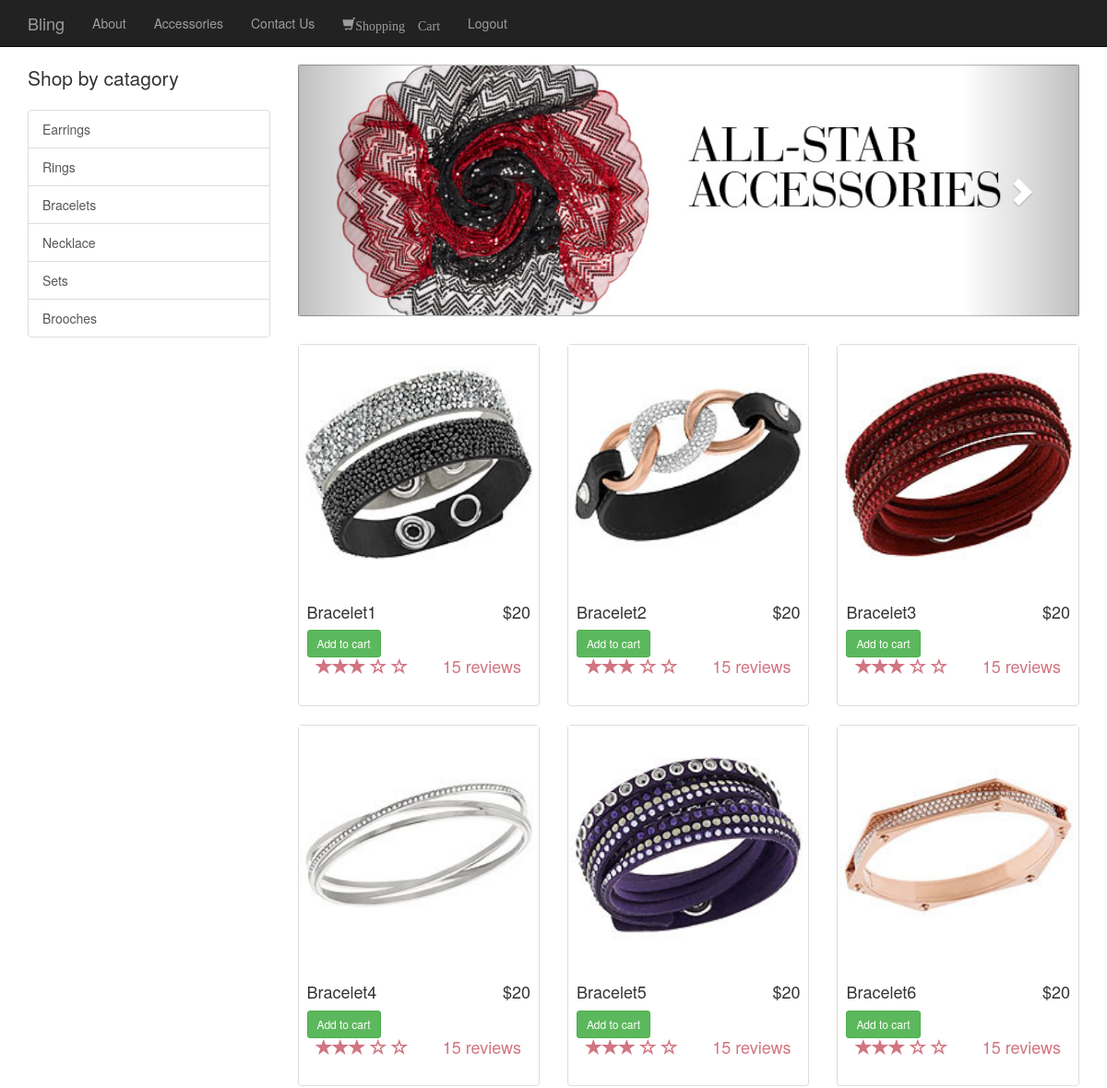
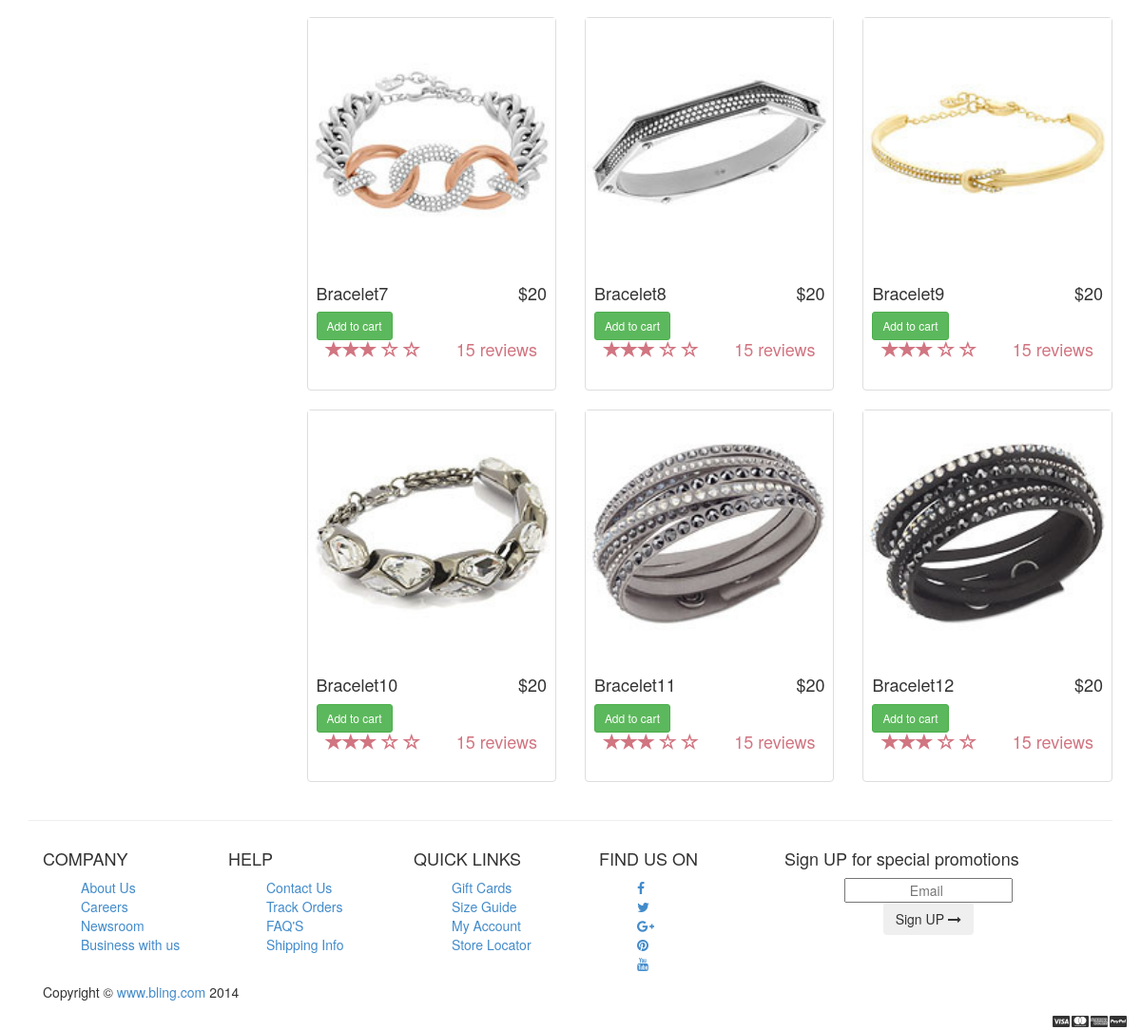
The page /bracelet.php on the database its author committed (2 pictures, top to bottom).
### tables this page shows
CREATE TABLE `accessories` (
  `id` int(11) NOT NULL AUTO_INCREMENT,
  `catagoryid` varchar(45) DEFAULT NULL,
  `name` varchar(45) DEFAULT NULL,
  `price` varchar(45) DEFAULT NULL,
  `description` varchar(45) DEFAULT NULL,
  `quantity` varchar(45) DEFAULT NULL,
  `reviews` int(11) DEFAULT NULL,
  `imgpath` varchar(100) DEFAULT NULL,
  PRIMARY KEY (`id`)
);

### bracelet.php (the view, shortened to what this page needs)
<!DOCTYPE html>
<html lang="en">
<head>
	<link rel="stylesheet" type="text/css" href="css/style.css">
    <link href="css/bootstrap.min.css" rel="stylesheet">
    <link href="css/shop-homepage.css" rel="stylesheet">
</head>
<body>
    <nav class="navbar navbar-inverse navbar-fixed-top" role="navigation">
        <div class="container">
            <div class="navbar-header">
                <a class="navbar-brand" href="home.php">Bling</a>
            </div>
            <div class="collapse navbar-collapse" id="bs-example-navbar-collapse-1">
                <ul class="nav navbar-nav">
						<li>
							<a href="about.php">About</a>
						</li>
						<li>
							<a href="accessories.php">Accessories</a>
						</li>
						<li>
							<a href="contact.php">Contact Us</a>
						</li>
						<li>
							<a href="cart.php" class="glyphicon glyphicon-shopping-cart">Shopping Cart</a>
						</li>
						<li>
							<a href="logout.php">Logout</a>
						</li>
					</ul>
            </div>
        </div>
    </nav>
    <div class="container">
        <div class="row">
            <div class="col-md-3">
                <p class="lead">Shop by catagory</p>
                <div class="list-group">
					<a href="earrings.php" class="list-group-item">Earrings</a>
					<a href="ring.php" class="list-group-item">Rings</a>
					<a href="bracelet.php" class="list-group-item">Bracelets</a>
					<a href="necklace.php" class="list-group-item">Necklace</a>
					<a href="sets.php" class="list-group-item">Sets</a>
					<a href="brooches.php" class="list-group-item">Brooches</a>
                </div>
            </div>
            <div class="col-md-9">
                <div class="row carousel-holder">
                    <div class="col-md-12">
                        <div id="carousel-example-generic" class="carousel slide" data-ride="carousel">
                            <ol class="carousel-indicators">
                                <li data-target="#carousel-example-generic" data-slide-to="0" class="active"></li>
                                <li data-target="#carousel-example-generic" data-slide-to="1"></li>
                                <li data-target="#carousel-example-generic" data-slide-to="2"></li>
                            </ol>
                            <div class="carousel-inner">
							<div class="item active">
								<img class="slide-image" src="images/slide_1.jpg" alt="">
							</div>
						</div>
                            <a class="left carousel-control" href="#carousel-example-generic" data-slide="prev">
                                <span class="glyphicon glyphicon-chevron-left"></span>
                            </a>
                            <a class="right carousel-control" href="#carousel-example-generic" data-slide="next">
                                <span class="glyphicon glyphicon-chevron-right"></span>
                            </a>
                        </div>
                    </div>
                </div>
                <div class="row">
				<?php
							require("config.php");
							$current_url = base64_encode($url="http://".$_SERVER['HTTP_HOST'].$_SERVER['REQUEST_URI']);
							$query = "SELECT
										id,
										name,
										price,
										description,
										imgpath,
										quantity,
										reviews
									FROM accessories where catagoryid=3";
							$resultSet = $mydb->query($query, MYSQLI_STORE_RESULT);
							while ($row = $resultSet->fetch_assoc())
							{
								echo '<div class="col-sm-4 col-lg-4 col-md-4">';
								echo '<div class="thumbnail">';
								echo '<img src="'.$row['imgpath'].'" alt="">';
								echo '<div class="caption">';
								echo '<h4 class="pull-right">$'.$row['price'].'</h4>';
								echo '<h4><p>'.$row['name'].'<p>';
								echo '<h4><a href="addtocart.php?type=add&accid='.$row['id'].'&accqty='.$row['quantity'].'&return_url='.$current_url.'" class="btn btn-success btn-sm">'.'Add to cart'.'</a>';
								echo ' <div class="ratings">';
								 echo '<p class="pull-right">15 reviews</p>';
							                            echo '<p>';
							                               echo ' <span class="glyphicon glyphicon-star"></span>';
							                                echo '<span class="glyphicon glyphicon-star"></span>';
							                                echo '<span class="glyphicon glyphicon-star"></span>';
							                               echo ' <span class="glyphicon glyphicon-star-empty"></span>';
							                               echo ' <span class="glyphicon glyphicon-star-empty"></span>';
							                           echo ' </p>';
								echo '</div>';
								echo '</div>';
								echo '</div>';
								echo '</div>';
							}
							?>
                </div>
            </div>
        </div>
    </div>
    <div class="container">
        <hr>
			<link href="//maxcdn.bootstrapcdn.com/font-awesome/4.2.0/css/font-awesome.min.css" rel="stylesheet">
    <div class="footer" id="footer">
        <div class="container">
            <div class="row">
                <div class="col-lg-2  col-md-2 col-sm-4 col-xs-6">
                    <h4> COMPANY </h4>
                    <ul>
                        <li> <a href="#"> About Us </a> </li>
                        <li> <a href="#"> Careers </a> </li>
                        <li> <a href="#"> Newsroom </a> </li>
                        <li> <a href="#"> Business with us </a> </li>
                    </ul>
                </div>
                <div class="col-lg-2  col-md-2 col-sm-4 col-xs-6">
                    <h4>HELP </h4>
                    <ul>
                        <li> <a href="#"> Contact Us </a> </li>
                        <li> <a href="#"> Track Orders </a> </li>
                        <li> <a href="#"> FAQ'S </a> </li>
                        <li> <a href="#"> Shipping Info </a> </li>
                    </ul>
                </div>
                <div class="col-lg-2  col-md-2 col-sm-4 col-xs-6">
                    <h4> QUICK LINKS</h4>
                    <ul>
                        <li> <a href="#"> Gift Cards </a> </li>
                        <li> <a href="#"> Size Guide</a> </li>
                        <li> <a href="#"> My Account</a> </li>
                        <li> <a href="#"> Store Locator </a> </li>
                    </ul>
                </div>
                <div class="col-lg-2  col-md-2 col-sm-4 col-xs-6 ">
                    <h4> FIND US ON </h4>
                    <ul class="social">
                        <li> <a href="#"> <i class=" fa fa-facebook">   </i> </a> </li>
                        <li> <a href="#"> <i class="fa fa-twitter">   </i> </a> </li>
                        <li> <a href="#"> <i class="fa fa-google-plus">   </i> </a> </li>
                        <li> <a href="#"> <i class="fa fa-pinterest">   </i> </a> </li>
                        <li> <a href="#"> <i class="fa fa-youtube">   </i> </a> </li>
                    </ul>
                </div>
				<div class="col-lg-3  col-md-3 col-sm-6 col-xs-12 ">
                    <h4> Sign UP for special promotions </h4>
                    <ul>
                        <li>
                            <div class="input-append newsletter-box text-center">
                                <input type="text" class="full text-center" placeholder="Email ">
                                <button class="btn  bg-gray" type="button"> Sign UP <i class="fa fa-long-arrow-right"> </i> </button>
                            </div>
                        </li>
                    </ul>
                </div>
            </div>
        </div>
    </div>
    <div class="footer-bottom">
        <div class="container">
           <p>Copyright &copy; <a href="home.php">www.bling.com</a> 2014</p>
            <div class="pull-right">
                <ul class="nav nav-pills payments">
                	<li><i class="fa fa-cc-visa"></i></li>
                    <li><i class="fa fa-cc-mastercard"></i></li>
                    <li><i class="fa fa-cc-amex"></i></li>
                    <li><i class="fa fa-cc-paypal"></i></li>
                </ul>
            </div>
        </div>
    </div>
    </div>
</body>
</html>

### css/style.css (style rules this page uses)
body { height: 100%; width: 100%; margin-left:auto; margin-right:auto; background-repeat: no-repeat; }
li { list-style-type:none; }

### css/shop-homepage.css (style rules this page uses)
body { padding-top: 70px; }
.slide-image { width: 100%; }
.carousel-holder { margin-bottom: 30px; }
.carousel-control, .item { border-radius: 4px; }
.caption { height: 130px; overflow: hidden; }
.caption h4 { white-space: nowrap; }
.thumbnail img { width: 100%; }
.ratings { padding-right: 10px; padding-left: 10px; color: #d17581; }
.thumbnail { padding: 0; }

### rows shown on the page
accessories: imgpath (picture), price "20", name "Bracelet1"
accessories: imgpath (picture), price "20", name "Bracelet2"
accessories: imgpath (picture), price "20", name "Bracelet3"
accessories: imgpath (picture), price "20", name "Bracelet4"
accessories: imgpath (picture), price "20", name "Bracelet5"
accessories: imgpath (picture), price "20", name "Bracelet6"
accessories: imgpath (picture), price "20", name "Bracelet7"
accessories: imgpath (picture), price "20", name "Bracelet8"
accessories: imgpath (picture), price "20", name "Bracelet9"
accessories: imgpath (picture), price "20", name "Bracelet10"
accessories: imgpath (picture), price "20", name "Bracelet11"
accessories: imgpath (picture), price "20", name "Bracelet12"
